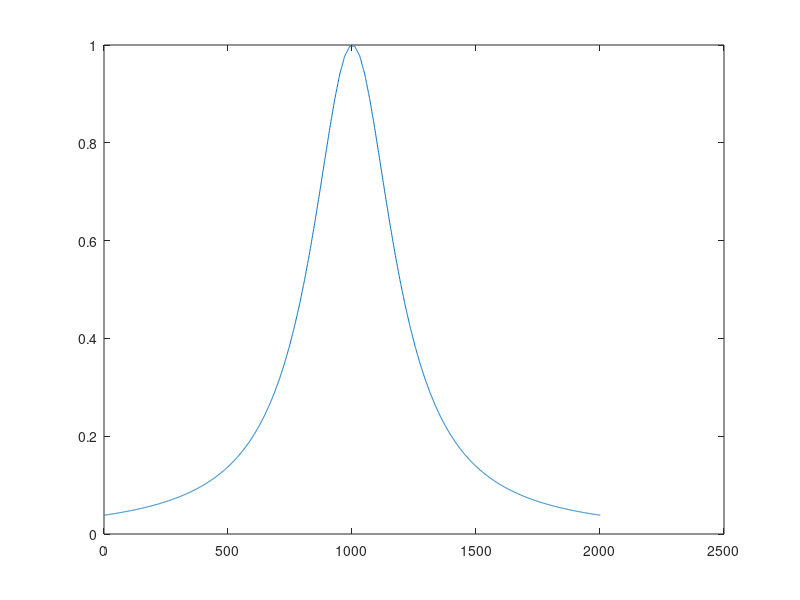

Write the MATLAB code that produced this figure. (Note: this script raises an error after producing the figure.)
clc;
close all;
% Zad2
%Podpunkt 1
fx = linspace(-1, 1, 100);
wielomian = 1./(25*fx.^2 + 1);
xInterp = -1:0.001:1;
wynik = interp1(fx, wielomian, xInterp);

plot(wynik)

%% Podpunkt 2 macierz
x = linspace(-1, 1, 3)';
f = 1./(25*x.^2 + 1);
y = f;

V = vander(x);

a = pinv(V) * y;

disp('Współczynniki wielomianu:');
disp(a);
%% Podpunkt 3 horner
P = zeros(size(x));
    for i = length(a):-1 :1
        P = P .* x + a(i);
    end
%% Zad3
[T, Wx] = newton_wielomian([-2, 1, 2, 4], [3, 1, -3, 8], 3);



